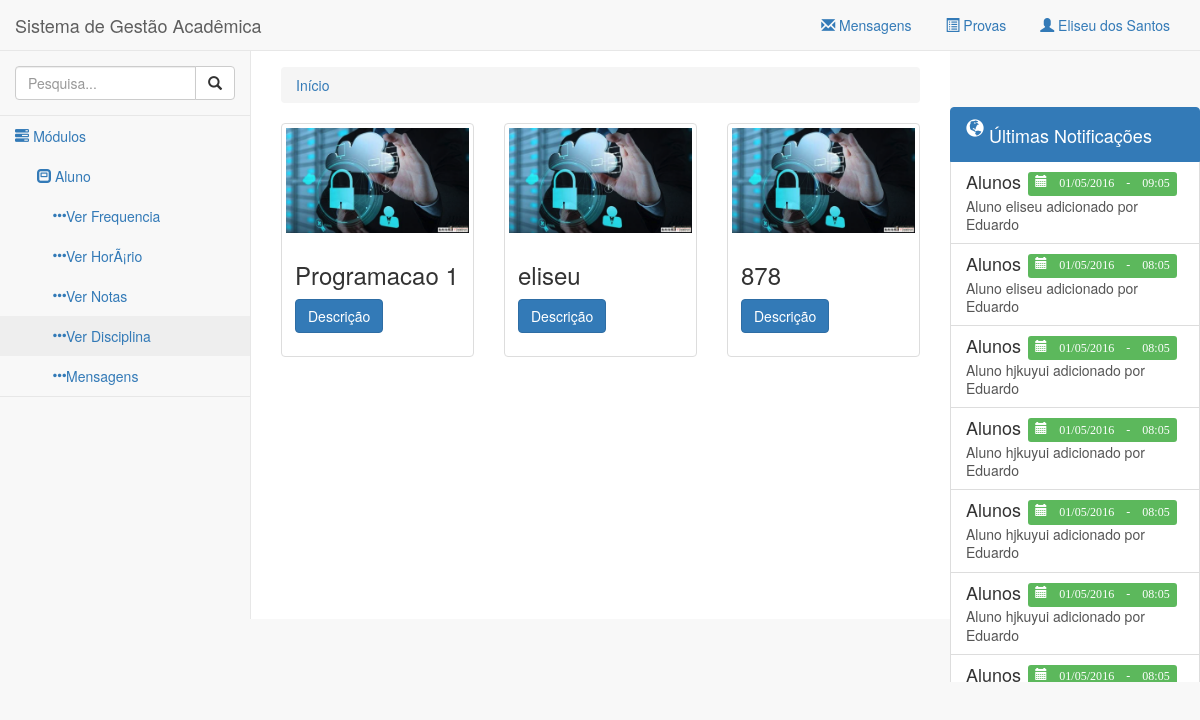
Screenshot of /admin/verDisciplina.php (signed in) with the database file from the repository.
### tables this page shows
CREATE TABLE IF NOT EXISTS `cad_modulo` (
  `cd_modulo` bigint(20) NOT NULL,
  `nome_modulo` varchar(180) NOT NULL
);

CREATE TABLE IF NOT EXISTS `cad_submodulo` (
  `cd_submodulo` bigint(20) NOT NULL,
  `nome_submodulo` varchar(180) NOT NULL,
  `fonte` varchar(450) NOT NULL,
  `permissao` varchar(11) NOT NULL,
  `icone` varchar(180) NOT NULL
);

CREATE TABLE IF NOT EXISTS `notificacoes` (
  `cd_notificacao` bigint(20) NOT NULL,
  `cd_usuario` bigint(20) NOT NULL,
  `tp_notificacao` varchar(80) NOT NULL,
  `desc_notificacao` text NOT NULL,
  `dt_sistema` timestamp NOT NULL DEFAULT CURRENT_TIMESTAMP
);

CREATE TABLE IF NOT EXISTS `cad_disciplina` (
  `cd_curso` bigint(20) NOT NULL,
  `nome_disciplina` varchar(300) NOT NULL,
  `desc_disciplina` text NOT NULL,
  `cd_disciplina` int(11) NOT NULL
);

### classes/funcoes.class.php (called while the page is built, shortened)
<?php
include 'database.class.php';
include 'notificacoes.class.php';
class Funcoes {
  public static function geraHeader() {
    include 'partials/header.php';
  }
  public static function geraFooter($parametros = false) {
    include 'partials/footer.php';
  }
  public static function geraMenus() {
    include 'partials/navegacao.php';
  }
  public static function geraMenuTop() {
    include 'partials/menu_top.php';
  }
  public static function geraMenuEsquerda() {
    include 'partials/menu_esquerda.php';
  }
  public static function geraMenuDireita() {
    include 'partials/menu_direita.php';
  }
  public static function geraBreadCrumb() {
    include 'partials/breadcrumb.php';
  }
}

### classes/database.class.php (called while the page is built, shortened)
<?php
class Database {
  private $mysql;
  private $query;
  public function __construct() {
    $this->mysql = new mysqli('localhost', 'root','', 'sga');
  }
  protected function clearAttributes() {
    $not = array('last_query', 'operators', 'join_types');
    $attrs = get_object_vars($this);
  }
  public function result() {
    $data = array();
    if(!empty($this->query)) {
      while($result = mysqli_fetch_object($this->query)) {
        $data[] = (Object) array_map("utf8_encode", (Array) $result);
      }
    }
    return $data;
  }
  public function query($query, $escape = FALSE) {
    $escape = (!is_bool($escape)) ? TRUE : $escape;
    $this->query = $this->mysql->query($query);
    return $this;
  }
}

### classes/notificacoes.class.php (called while the page is built, shortened)
<?php
Class Notificacoes {
	public function getNotificacao() {
		$objetoSql = new Database();
		$resultado = $objetoSql->query('select * from notificacoes order by cd_notificacao DESC')->result();
		return $resultado;
	}
}

### classes/disciplina.class.php (called while the page is built, shortened)
<?php
Class Disciplina extends Funcoes {
  public function getTodasDisciplinas() {
    $objetoSql = new Database();
    $resultado = $objetoSql->query('select * from cad_disciplina')->result();
    return $resultado;
  }
}

### admin/partials/menu_direita.php (the view, shortened to what this page needs)
<?php
$objetonotificacoes = new Notificacoes();
$notificacoes = $objetonotificacoes->getNotificacao();
?>
<div class="navbar-default sidebar-right" role="navigation">
  <div class="list-group">
  	<a href="#" class="list-group-item active">
	    <h4 class="list-group-item-heading"><span class="glyphicon glyphicon-globe"></span> Últimas Notificações</h4>
	  </a>
    <?php
      foreach ($notificacoes as $notificacao) : ?>
      	<a href="#" class="list-group-item notificacao">
      		<h4 class="list-group-item-heading"><?= $notificacao->tp_notificacao; ?>
            <span class="label label-success data-notificacao pull-right">
              <span class="glyphicon glyphicon-calendar"> <?= date('d/m/Y', strtotime($notificacao->dt_sistema)) . ' - '. date('H:m', strtotime($notificacao->dt_sistema)); ?></span>
          </h4>
      		<p class="list-group-item-text"><?= $notificacao->desc_notificacao; ?>
      		</p>
    		</a>
      <?php endforeach; ?>
	</div>
</div>

### admin/partials/menu_esquerda.php (shortened to what this page needs)
<div class="navbar-default sidebar" role="navigation">
  <div class="sidebar-nav navbar-collapse">
    <ul class="nav" id="side-menu">
      <li class="sidebar-search">
        <div class="input-group custom-search-form">
          <input type="text" class="form-control" placeholder="Pesquisa...">
          <span class="input-group-btn">
            <button class="btn btn-default" type="button">
              <i class="glyphicon glyphicon-search"></i>
            </button>
          </span>
        </div>
      </li>
      <li>
        <a href="#"><i class="glyphicon glyphicon-tasks"></i> Módulos</a>
        <ul class="nav nav-second-level">
          <?php
            $objetoModulos = new Database();
            $objetoModulos1 = new Database();
            $permissoes = $_SESSION['permissao'];
            $query_parts = array();
            foreach ($permissoes as $val) {
              $query_parts[] = "'%".$val."%'";
            }
            $string = implode(' OR cd_modulo LIKE ', $query_parts);
            $modulos = $objetoModulos->query("select * from cad_modulo where cd_modulo LIKE {$string}")->result();
            $query_parts = array();
            foreach ($permissoes as $val) {
                $query_parts[] = "'%".$val."%'";
            }
            $string = implode(' OR permissao LIKE ', $query_parts);
            $submodulos = $objetoModulos1->query("select * from cad_submodulo where permissao LIKE {$string}")->result();
            foreach ($modulos as $modulo) : ?>
              <li>
                <a href="#"><span class="glyphicon glyphicon-modal-window"></span> <?= $modulo->nome_modulo; ?></a>
                <?php if(isset($modulo->submodulos) && count($modulo->submodulos)) : ?>
                  <ul class="nav nav-third-level">
                  <?php foreach ($modulo->submodulos as $submodulo) : ?>
                    <li>
                      <a href="<?= $submodulo->fonte; ?>"><span class="glyphicon glyphicon-option-horizontal"></span><?= $submodulo->nome_submodulo; ?></a>
                    </li>
                    <?php endforeach; ?>
                  </ul>
                <?php endif; ?>
              </li>
          <?php endforeach; ?>
          </li>
        </ul>
      </div>
    </div>
  </div>

### admin/verDisciplina.php (shortened to what this page needs)
<?php
  include '../classes/funcoes.class.php';
  include '../classes/disciplina.class.php';
  Funcoes::geraMenus();
?>
<div class="row">
  <?php
    $objetoDisiplina = new Disciplina();
    foreach ($objetoDisiplina->getTodasDisciplinas() as $disciplina) : ?>
      <div class="col-sm-6 col-md-4">
        <div class="thumbnail">
          <img src="../assets/imagens/slide1.png" alt="...">
          <div class="caption">
            <h3><?= $disciplina->nome_disciplina; ?></h3>
            <p><button class="btn btn-primary desc-disciplina" data-disciplina="<?= $disciplina->cd_disciplina; ?>" type="button">Descrição</button>
          </div>
        </div>
      </div>
  <?php endforeach; ?>
</div>

### assets/css/sb-admin-2.css (style rules this page uses)
body { background-color: #f8f8f8; }
.sidebar .sidebar-nav.navbar-collapse { padding-right: 0; padding-left: 0; }
.sidebar .sidebar-search { padding: 15px; }
.sidebar ul li { border-bottom: 1px solid #e7e7e7; }
.sidebar ul li a.active { background-color: #eee; }
.sidebar .nav-second-level li, .sidebar .nav-third-level li { border-bottom: 0!important; }
.sidebar .nav-second-level li a { padding-left: 37px; }
.sidebar .nav-third-level li a { padding-left: 52px; }
@media (min-width:768px) { .sidebar { z-index: 1; position: absolute; width: 250px; margin-top: 51px; } }
@media (min-width:768px) { .sidebar-right { z-index: 1; position: absolute; width: 250px; margin-top: 51px; right: 0; } }

### assets/css/admin.css (style rules this page uses)
a:hover, a:visited, a:link, a:active { text-decoration: none; }
.glyphicon { cursor: pointer; }
.data-notificacao { margin-right: 7px; font-size: 67%; }
.list-group { margin-top: 5px; max-height: 575px !important; overflow: overlay !important; margin-bottom: 0px !important; }

### assets/css/mensagens.css (style rules this page uses)
.list-group-item span { display: inline-block; vertical-align: super; }

### rows the page displays
cad_modulo: nome_modulo "Aluno"
cad_submodulo: nome_submodulo "Ver Frequencia"
cad_submodulo: nome_submodulo "Ver HorÃ¡rio"
cad_submodulo: nome_submodulo "Ver Notas"
cad_submodulo: nome_submodulo "Ver Disciplina"
cad_submodulo: nome_submodulo "Mensagens"
notificacoes: tp_notificacao "Alunos", dt_sistema "01/05/2016", dt_sistema "09:05", desc_notificacao "Aluno eliseu adicionado por Eduardo"
notificacoes: tp_notificacao "Alunos", dt_sistema "01/05/2016", dt_sistema "08:05", desc_notificacao "Aluno eliseu adicionado por Eduardo"
notificacoes: tp_notificacao "Alunos", dt_sistema "01/05/2016", dt_sistema "08:05", desc_notificacao "Aluno hjkuyui adicionado por Eduardo"
notificacoes: tp_notificacao "Alunos", dt_sistema "01/05/2016", dt_sistema "08:05", desc_notificacao "Aluno hjkuyui adicionado por Eduardo"
notificacoes: tp_notificacao "Alunos", dt_sistema "01/05/2016", dt_sistema "08:05", desc_notificacao "Aluno hjkuyui adicionado por Eduardo"
notificacoes: tp_notificacao "Alunos", dt_sistema "01/05/2016", dt_sistema "08:05", desc_notificacao "Aluno hjkuyui adicionado por Eduardo"
notificacoes: tp_notificacao "Alunos", dt_sistema "01/05/2016", dt_sistema "08:05"
cad_disciplina: nome_disciplina "Programacao 1"
cad_disciplina: nome_disciplina "eliseu"
cad_disciplina: nome_disciplina "878"

### other values shown
$_SESSION['nome'] "Eliseu dos Santos"
